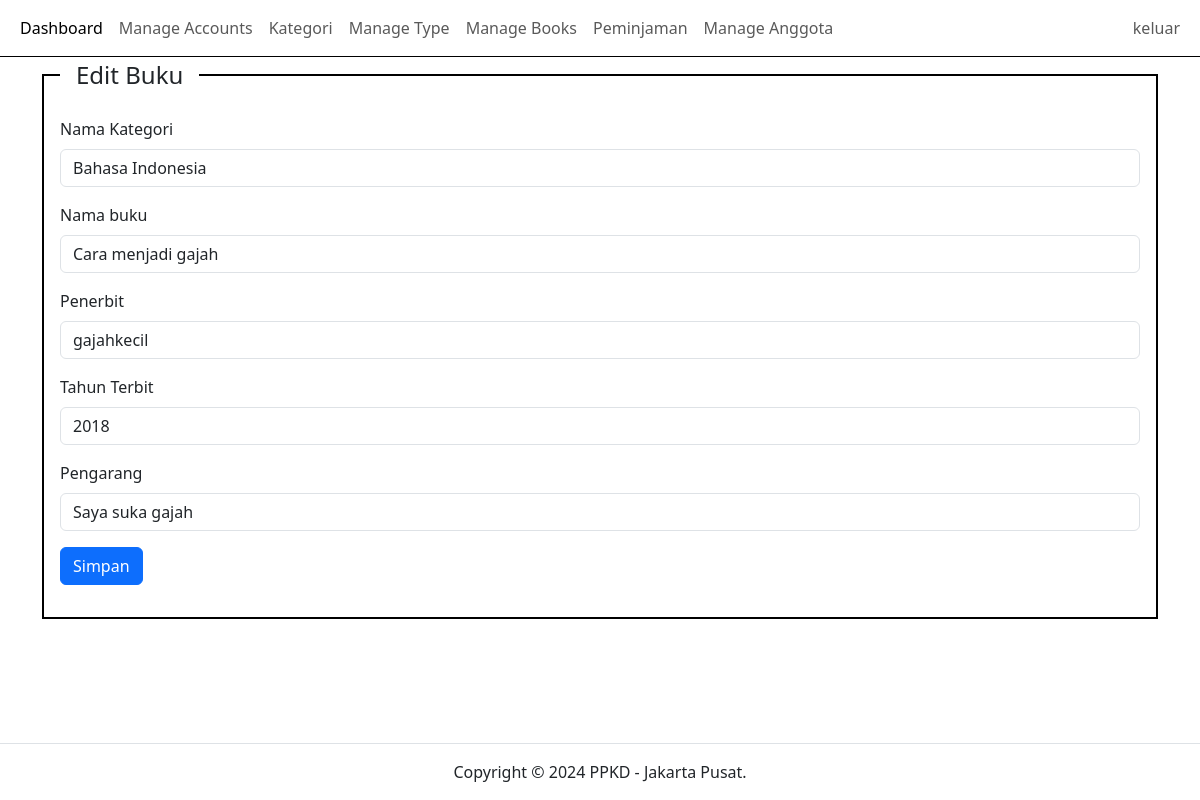
Screenshot of /index.php?pg=tambah-buku&edit=11 (signed in) with the database file from the repository.
### tables this page shows
CREATE TABLE `buku` (
  `id` int(11) NOT NULL,
  `id_kategori` int(11) NOT NULL,
  `nama_buku` varchar(100) NOT NULL,
  `penerbit` varchar(100) NOT NULL,
  `tahun_terbit` int(10) NOT NULL,
  `pengarang` varchar(100) NOT NULL,
  `created_at` timestamp NOT NULL DEFAULT current_timestamp(),
  `updated_at` timestamp NOT NULL DEFAULT current_timestamp()
);

CREATE TABLE `kategori` (
  `id` int(11) NOT NULL,
  `nama_kategori` varchar(50) NOT NULL,
  `created_at` timestamp NOT NULL DEFAULT current_timestamp(),
  `updated_at` timestamp NOT NULL DEFAULT current_timestamp() ON UPDATE current_timestamp()
);

### function/helper.php (called while the page is built)
<?php
function nameOfPage()
{
    if (isset($_GET['edit'])) {
        $label = "Edit";
    } else {
        $label = "Tambah";
    }
    return $label;
}

### content/tambah-buku.php (the view, shortened to what this page needs)
<?php
$id = isset($_GET['edit']) ? $_GET['edit'] : '';
$editBuku = mysqli_query($koneksi, "SELECT * FROM buku WHERE id = '$id'"
);
$rowEdit = mysqli_fetch_assoc($editBuku);
$queryKategori = mysqli_query($koneksi,"SELECT * FROM kategori");
?>
<div class="container">
    <div class="row">
        <div class="col-sm-12">
            <fieldset class="border border-black border-2 p-3">
                <legend class="float-none w-auto px-3"><?php echo nameOfPage() ?> Buku</legend>
                <form action="" method="post">
                <div class="mb-3">
                        <label for="" class="form-label">Nama Kategori</label>
                        <select name="id_kategori" class="form-control" id="">
                            <?php while ($rowKategori = mysqli_fetch_assoc($queryKategori)): ?>
                                <option <?php echo isset($_GET['edit'])?($rowKategori['id'] == $rowEdit['id_kategori'] ? 'selected' : '') : '' ?>  value="<?php echo $rowKategori['id']?>">
                                <?php echo $rowKategori['nama_kategori']?>
                                </option>
                            <?php endwhile; ?>
                        </select>
                    </div>
                <div class="mb-3">
                        <label for="" class="form-label">Nama buku</label>
                        <input type="text" class="form-control" name="nama_buku" placeholder="Masukkan nama buku" value="<?php echo isset($_GET['edit']) ? $rowEdit['nama_buku'] : '' ?>">
                    </div>
                    <div class="mb-3">
                        <label for="" class="form-label">Penerbit</label>
                        <input type="text" class="form-control" name="penerbit" placeholder="Masukkan penerbit" value="<?php echo isset($_GET['edit']) ? $rowEdit['penerbit'] : '' ?>">
                    </div>
                    <div class="mb-3">
                        <label for="" class="form-label">Tahun Terbit</label>
                        <input type="text" class="form-control" name="tahun_terbit" placeholder="Masukkan tahun terbit" value="<?php echo isset($_GET['edit']) ? $rowEdit['tahun_terbit'] : '' ?>">
                    </div>
                    <div class="mb-3">
                        <label for="" class="form-label">Pengarang</label>
                        <input type="text" class="form-control" name="pengarang" placeholder="Masukkan nama pengarang" value="<?php echo isset($_GET['edit']) ? $rowEdit['pengarang'] : '' ?>">
                    </div>
                    <div class="mb-3">
                        <button name="<?php echo isset($_GET['edit']) ? 'edit' : 'tambah' ?>" class="btn btn-primary" type="submit">Simpan</button>
                    </div>
                </form>
            </fieldset>
        </div>
    </div>
</div>

### rows the page displays
buku: id_kategori "Bahasa Indonesia", nama_buku "Cara menjadi gajah", penerbit "gajahkecil", tahun_terbit "2018", pengarang "Saya suka gajah"

### other values shown
nameOfPage() "Edit"
